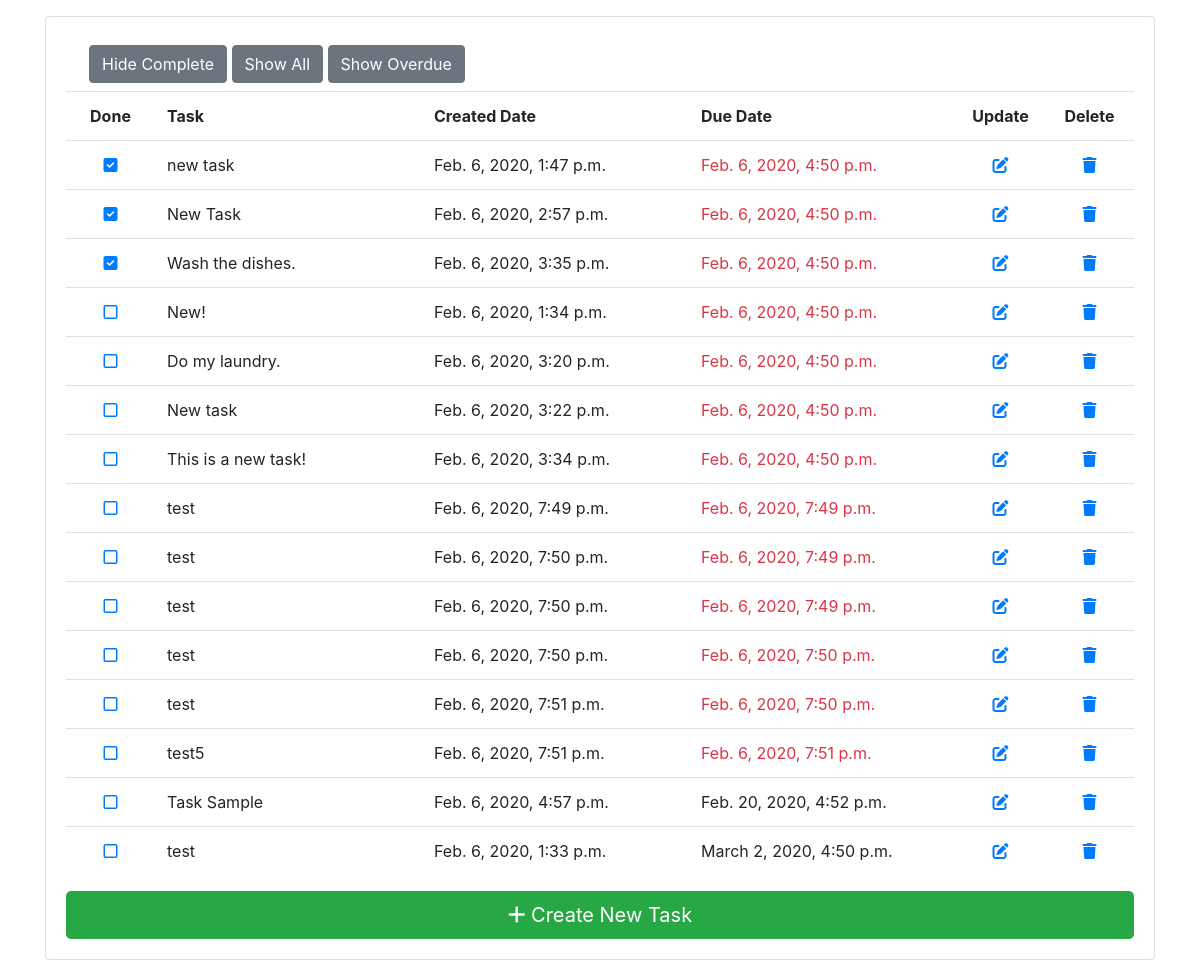
/todo/, run on an earlier commit of the app's database.
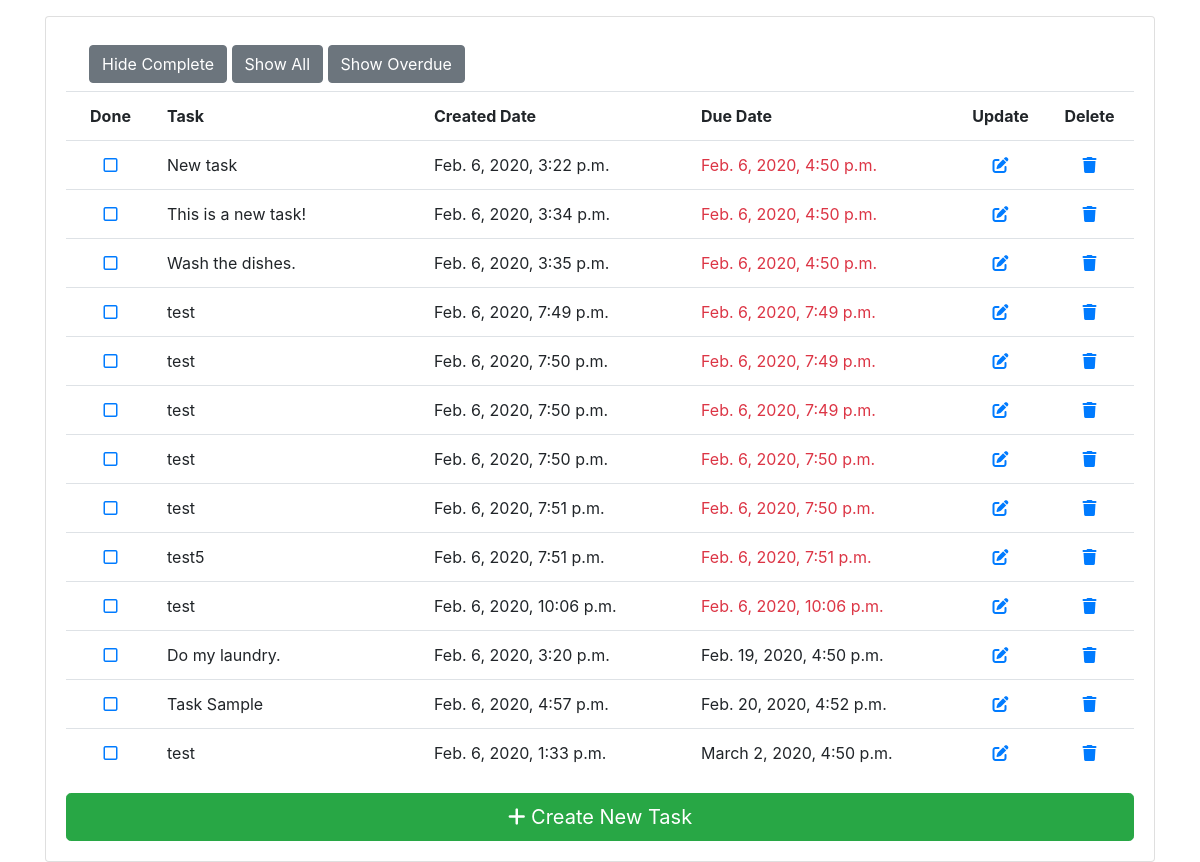
And on a later commit of the database.
### todo/models.py (models this page shows, shortened)
class Todo (models.Model):
    task = models.CharField(max_length=1024)
    done = models.BooleanField(default=False)
    due = models.DateTimeField(default=now, blank=True)
    created = models.DateTimeField(auto_now_add=True)
    updated = models.DateTimeField(auto_now=True)
    class Meta:
        ordering = ('due', '-done')
    @property
    def is_past_due(self):
        return now() > self.due

### todo/views.py (the view)
# urls.py: path('',  views.TodoListView.as_view(), name='todo_list'),
class TodoListView(ListView):
    model = Todo
    context_object_name = 'todos'
    def get_queryset(self, **kwargs):
        queryset = super().get_queryset()
        filter = self.kwargs.get('filter')
        if filter == "complete":
            queryset = queryset.filter(done=True)
        if filter == "incomplete":
            queryset = queryset.filter(done=False)
        if filter == "overdue":
            queryset = queryset.filter(due__lte=now())
        return queryset

### todo/templates/todo/todo_list.html
{% extends "base.html" %}
{% block content %}
<div class="container m-2">
    {% if "incomplete" in request.path %}
    <a href="{% url "todo_filtered_list" 'complete' %}" class="btn btn-secondary">Show Complete</a> {% else %}
    <a href="{% url "todo_filtered_list" 'incomplete' %}" class="btn btn-secondary">Hide Complete</a> {% endif %}
    <a href="{% url "todo_list" %}" class="btn btn-secondary">Show All</a>
    <a href="{% url "todo_filtered_list" 'overdue' %}" class="btn btn-secondary">Show Overdue</a>
</div>
<table class="table">
    <tr class="d-flex">
        <th scope="col" class="col-1 text-center">Done</th>
        <th scope="col" class="col-3">Task</th>
        <th scope="col" class="col-3">Created Date</th>
        <th scope="col" class="col-3">Due Date</th>
        <th scope="col" class="col-1 text-center">Update</th>
        <th scope="col" class="col-1 text-center">Delete</th>
    </tr>
    {% for todo in todos %}
    <tr class="d-flex">
        <td class="col-1 text-center">
            <a href="{% url "todo_complete" todo.id %}">
        {% if todo.done %}
        <i class="fas fa-check-square"></i>
        {% else %}
        <i class="far fa-square"></i>
        {% endif %}
    </td>
    <td class="col-3">{{ todo.task }}</td>
    <td class="col-3">{{ todo.created }}</td>
    <td class="col-3 {% if todo.is_past_due%}text-danger{% endif %}">{{ todo.due }}</td>
    <td class="col-1 text-center"><a href="{% url "todo_update" todo.id %}"><i class="fas fa-edit"></i></td>
    <td class="col-1 text-center"><a href="{% url "todo_delete" todo.id  %}"><i class="fas fa-trash"></i></td>
  </tr>
  {% endfor %}
</table>
<a class="btn btn-success  btn-lg btn-block" href="{% url "todo_create" %}">
  <i class="fas fa-plus"></i> Create New Task
</a> {% endblock %}

### django_explained/templates/base.html (shortened to what this page needs)
<!doctype html>
<html lang="en">
<head>
  <link rel="stylesheet" href="https://stackpath.bootstrapcdn.com/bootstrap/4.3.1/css/bootstrap.min.css"
>
</head>
<body>
  <div class="container mt-3">
    <div class="card">
      <div class="card-body">
        {% block content %}
        {% endblock %}
      </div>
    </div>
  </div>
</body>
</html>

What changed in the data, as far as the page shows it:
removed Todo: done True (drawn), task "new task", created "Feb. 6, 2020, 1:47 p.m.", due "Feb. 6, 2020, 4:50 p.m."
removed Todo: done True (drawn), task "New Task", created "Feb. 6, 2020, 2:57 p.m.", due "Feb. 6, 2020, 4:50 p.m."
removed Todo: done False (drawn), task "New!", created "Feb. 6, 2020, 1:34 p.m.", due "Feb. 6, 2020, 4:50 p.m."
changed Todo "Wash the dishes.": done True → False (drawn); moves down the list
added Todo: done False (drawn), task "test", created "Feb. 6, 2020, 10:06 p.m.", due "Feb. 6, 2020, 10:06 p.m."
changed Todo "Do my laundry.": due "Feb. 6, 2020, 4:50 p.m." → "Feb. 19, 2020, 4:50 p.m."; moves down the list
